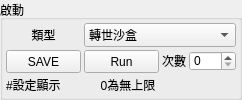
     <widget class="QGroupBox" name="groupBox_4">
      <property name="sizePolicy">
       <sizepolicy hsizetype="Expanding" vsizetype="Maximum">
        <horstretch>0</horstretch>
        <verstretch>1</verstretch>
       </sizepolicy>
      </property>
      <property name="title">
       <string>啟動</string>
      </property>
      <layout class="QGridLayout" name="gridLayout_10">
       <property name="leftMargin">
        <number>3</number>
       </property>
       <property name="topMargin">
        <number>3</number>
       </property>
       <property name="rightMargin">
        <number>3</number>
       </property>
       <property name="bottomMargin">
        <number>3</number>
       </property>
       <property name="spacing">
        <number>3</number>
       </property>
       <item row="1" column="0">
        <widget class="QPushButton" name="SetButton">
         <property name="sizePolicy">
          <sizepolicy hsizetype="Expanding" vsizetype="Expanding">
           <horstretch>1</horstretch>
           <verstretch>0</verstretch>
          </sizepolicy>
         </property>
         <property name="maximumSize">
          <size>
           <width>75</width>
           <height>23</height>
          </size>
         </property>
         <property name="cursor">
          <cursorShape>PointingHandCursor</cursorShape>
         </property>
         <property name="text">
          <string>SAVE</string>
         </property>
        </widget>
       </item>
       <item row="1" column="1">
        <widget class="QPushButton" name="Screptrun">
         <property name="sizePolicy">
          <sizepolicy hsizetype="Expanding" vsizetype="Expanding">
           <horstretch>1</horstretch>
           <verstretch>0</verstretch>
          </sizepolicy>
         </property>
         <property name="maximumSize">
          <size>
           <width>75</width>
           <height>23</height>
          </size>
         </property>
         <property name="cursor">
          <cursorShape>PointingHandCursor</cursorShape>
         </property>
         <property name="text">
          <string>Run</string>
         </property>
        </widget>
       </item>
       <item row="1" column="3" alignment="Qt::AlignLeft">
        <widget class="QSpinBox" name="Times_spinBox_2">
         <property name="sizePolicy">
          <sizepolicy hsizetype="Fixed" vsizetype="Fixed">
           <horstretch>0</horstretch>
           <verstretch>0</verstretch>
          </sizepolicy>
         </property>
         <property name="maximumSize">
          <size>
           <width>64</width>
           <height>20</height>
          </size>
         </property>
         <property name="maximum">
          <number>999</number>
         </property>
        </widget>
       </item>
       <item row="1" column="2">
        <widget class="QLabel" name="label_5">
         <property name="sizePolicy">
          <sizepolicy hsizetype="Preferred" vsizetype="Preferred">
           <horstretch>1</horstretch>
           <verstretch>1</verstretch>
          </sizepolicy>
         </property>
         <property name="maximumSize">
          <size>
           <width>34</width>
           <height>20</height>
          </size>
         </property>
         <property name="text">
          <string>次數</string>
         </property>
         <property name="alignment">
          <set>Qt::AlignCenter</set>
         </property>
        </widget>
       </item>
       <item row="0" column="0">
        <widget class="QLabel" name="label_2">
         <property name="text">
          <string>類型</string>
         </property>
         <property name="alignment">
          <set>Qt::AlignCenter</set>
         </property>
        </widget>
       </item>
       <item row="0" column="1" colspan="3">
        <widget class="QComboBox" name="FunctionBox">
         <property name="sizePolicy">
          <sizepolicy hsizetype="Preferred" vsizetype="Expanding">
           <horstretch>0</horstretch>
           <verstretch>0</verstretch>
          </sizepolicy>
         </property>
         <property name="maximumSize">
          <size>
           <width>250</width>
           <height>16777215</height>
          </size>
         </property>
         <item>
          <property name="text">
           <string>轉世沙盒</string>
          </property>
         </item>
         <item>
          <property name="text">
           <string>外放舔關</string>
          </property>
         </item>
         <item>
          <property name="text">
           <string>1T天使關</string>
          </property>
         </item>
         <item>
          <property name="text">
           <string>大天使關</string>
          </property>
         </item>
         <item>
          <property name="text">
           <string>星之古戰場</string>
          </property>
         </item>
        </widget>
       </item>
       <item row="2" column="0">
        <widget class="QLabel" name="SaveText">
         <property name="text">
          <string>#設定顯示</string>
         </property>
        </widget>
       </item>
       <item row="2" column="1">
        <widget class="QLabel" name="label_1">
         <property name="sizePolicy">
          <sizepolicy hsizetype="Preferred" vsizetype="Preferred">
           <horstretch>8</horstretch>
           <verstretch>0</verstretch>
          </sizepolicy>
         </property>
         <property name="text">
          <string>     0為無上限</string>
         </property>
        </widget>
       </item>
      </layout>
     </widget>
